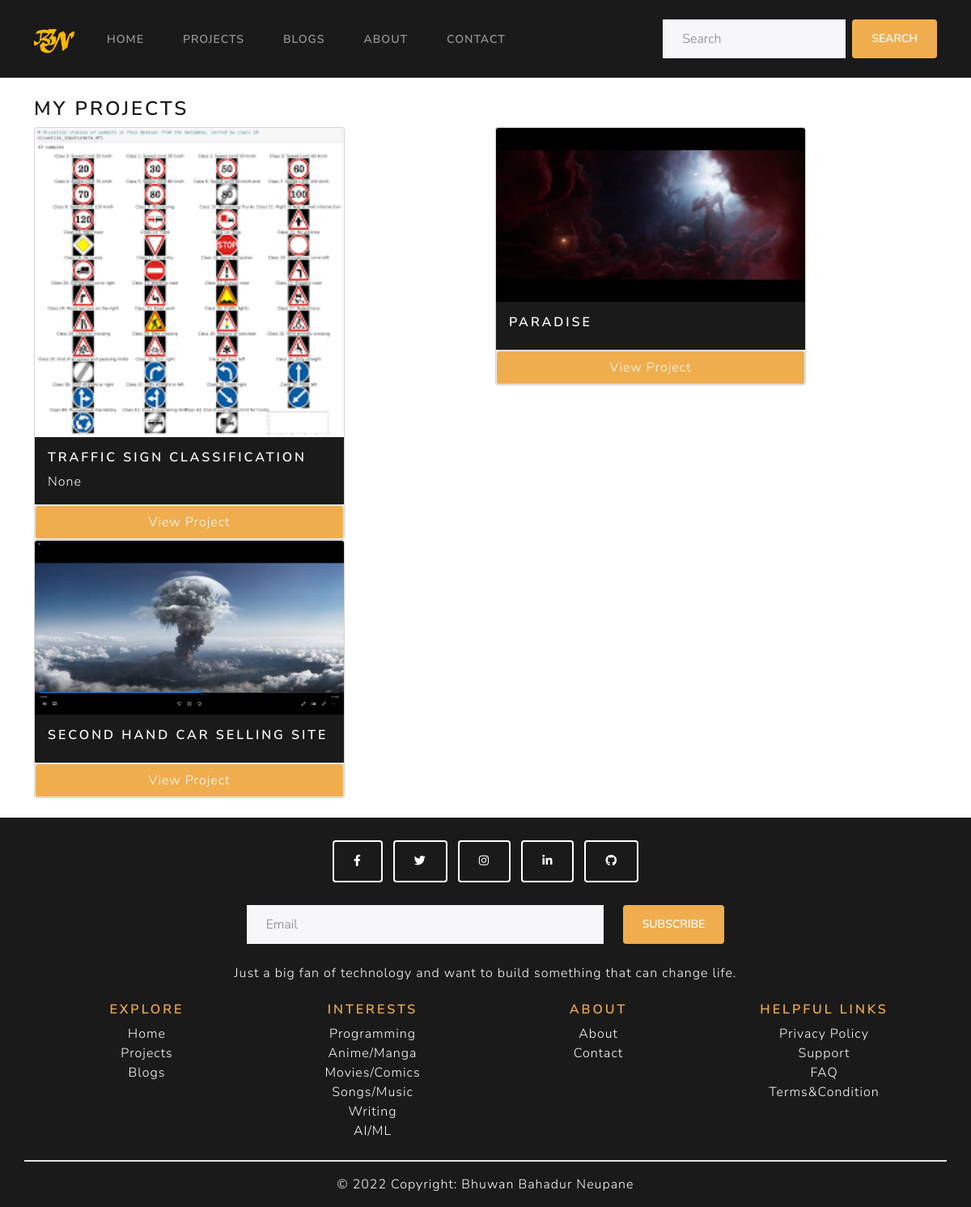
The app's page /portfolio with its own data.
### portfolio/models.py (models this page shows, shortened)
class Portfolio(models.Model):
	id = models.AutoField(primary_key=True)
	title = models.CharField(max_length=400)
	image = models.ImageField(upload_to='media/', blank=True, null=True)
	summary = models.TextField(null=True, blank=True)
	desc  = RichTextField()
	url = models.URLField( blank=True, null=True)

### portfolio/views.py (the view)
# urls.py: path('', include('portfolio.urls')),
def portfolio (request):
	portfolios = Portfolio.objects.all()
	context = {'portfolios':portfolios}
	return render(request, 'portfolio.html', context=context)

### templates/portfolio.html (shortened to what this page needs)
{% extends 'index.html' %}
{% load static %}
{% block content %}
<div class="container mt-4 mb-4">
	<p class="h3">My Projects</p>
	<div class="row">
    {% if portfolios %}
    {% for x in portfolios %}
	  <div class="col mb-6">
		  <div class="card" style="width: 24rem;">
        <img class="card-img-top" src="{{x.image.url}}" alt="Card image cap">
      <div class="card-body bg-primary">
        <h5 class="card-title text-white">{{x.title}}</h5>
        <p class="card-text text-white">{{x.summary}}</p>
      </div>
      <ul class="list-group">
        <li class="list-group-item  bg-warning text-center text-white"><a class='nav-link text-white' href="{{x.url}}" target='_blank'>View Project</a></li>
      </ul>
    </div>
  </div>
  {% endfor %}
{% endif %}
</div>
</div>
{% endblock content %}

### templates/index.html (shortened to what this page needs)
{% load static %}
<!DOCTYPE html>
<html>
<head>
	<link rel="stylesheet" type="text/css" href="{% static 'css/style.css' %}">
   <link href="https://cdn.jsdelivr.net/npm/bootstrap@5.1.3/dist/css/bootstrap.min.css" rel="stylesheet">
	<link rel="stylesheet" href="https://cdnjs.cloudflare.com/ajax/libs/bootswatch/5.1.3/lux/bootstrap.min.css" />
	<link rel="stylesheet" href="https://pro.fontawesome.com/releases/v5.10.0/css/all.css"/>
</head>
<body>
<nav class="navbar navbar-expand-lg navbar-dark bg-primary">
  <div class="container">
    <img  src="{% static 'img/logo.png' %}" class="navbar-brand img-fluid" height="50px" width="50px" />
    <div class="collapse navbar-collapse" id="navbarSupportedContent">
      <ul class="navbar-nav me-auto">
        <li class="nav-item">
          <a class="nav-link" href="{% url 'home' %}">Home
          </a>
        </li>
        <li class="nav-item">
          <a class="nav-link" href="{% url 'portfolio' %}">Projects</a>
        </li>
        <li class="nav-item">
          <a class="nav-link" href="{% url 'blogs' %}">Blogs</a>
        </li>
        <li class="nav-item">
          <a class="nav-link" href="{% url 'about' %}">About</a>
        </li>
        <li class="nav-item">
        	<a class="nav-link" href="{% url 'contact' %}">Contact</a>
        </li>
      </ul>
      <form class="d-flex">
        <input class="form-control me-sm-2" type="text" placeholder="Search">
        <button class="btn bg-warning text-white" type="submit">Search</button>
      </form>
    </div>
  </div>
</nav>
{% block content %}
{% endblock content %}
<footer class="bg-primary text-center text-white">
  <div class="container p-4">
    <section class="mb-4">
      <a class="btn btn-outline-light btn-floating m-1" href="#!" role="button"
        ><i class="fab fa-facebook-f"></i
      ></a>
      <a class="btn btn-outline-light btn-floating m-1" href="#!" role="button"
        ><i class="fab fa-twitter"></i
      ></a>
      <a class="btn btn-outline-light btn-floating m-1" href="#!" role="button"
        ><i class="fab fa-instagram"></i
      ></a>
      <a class="btn btn-outline-light btn-floating m-1" href="#!" role="button"
        ><i class="fab fa-linkedin-in"></i
      ></a>
      <a class="btn btn-outline-light btn-floating m-1" href="#!" role="button"
        ><i class="fab fa-github"></i
      ></a>
    </section>
    <section class="">
      <form action="">
        <div class="row d-flex justify-content-center">
          <div class="col-md-5 col-12">
            <div class="form-outline form-white mb-4">
              <input type="email" class="form-control"  placeholder="Email" />
            </div>
          </div>
          <div class="col-auto">
            <button type="submit" class="btn bg-warning text-white mb-4">
              Subscribe
            </button>
          </div>
        </div>
      </form>
    </section>
    <section class="mb-4">
      <p>
       Just a big fan of technology and want to build something that can change life.
      </p>
    </section>
    <section class="">
      <div class="row">
        <div class="col-lg-3 col-md-6 mb-4 mb-md-0">
          <h5 class="text-uppercase text-warning">Explore</h5>
          <ul class="list-unstyled mb-0">
            <li>
              <a href="{% url 'home' %}" class="text-white nav-link">Home</a>
            </li>
              <li>
              <a href="{% url 'portfolio' %}" class="text-white nav-link">Projects</a>
            </li>
            <li>
              <a href="{% url 'blogs' %}" class="text-white nav-link">Blogs</a>
            </li>
          </ul>
        </div>
        <div class="col-lg-3 col-md-6 mb-4 mb-md-0">
          <h5 class="text-uppercase text-warning">Interests</h5>
          <ul class="list-unstyled mb-0">
              <li>
              <a href="#!" class="text-white nav-link">Programming</a>
            </li>
            <li>
              <a href="#!" class="text-white nav-link">Anime/Manga</a>
            </li>
            <li>
              <a href="#!" class="text-white nav-link">Movies/Comics</a>
            </li>
            <li>
              <a href="#!" class="text-white nav-link">Songs/Music</a>
            </li>
            <li>
              <a href="#!" class="text-white nav-link">Writing</a>
            </li>
            <li>
              <a href="#!" class="text-white nav-link">AI/ML</a>
            </li>
          </ul>
        </div>
        <div class="col-lg-3 col-md-6 mb-4 mb-md-0">
          <h5 class="text-uppercase text-warning ">About</h5>
          <ul class="list-unstyled mb-0">
            <li>
              <a href="{% url 'about' %}" class="text-white nav-link">About</a>
            </li>
            <li>
              <a href="{% url 'contact' %}" class="text-white nav-link">Contact</a>
            </li>
          </ul>
        </div>
        <div class="col-lg-3 col-md-6 mb-4 mb-md-0">
          <h5 class="text-uppercase text-warning">Helpful Links</h5>
          <ul class="list-unstyled mb-0">
            <li>
              <a href="#!" class="text-white nav-link">Privacy Policy</a>
            </li>
            <li>
              <a href="#!" class="text-white nav-link">Support</a>
            </li>
             <li>
              <a href="{% url 'faq' %}" class="text-white nav-link">FAQ</a>
            </li>
            <li>
              <a href="#!" class="text-white nav-link">Terms&Condition</a>
            </li>
          </ul>
        </div>
      </div>
    </section>
  </div>
  <div class=" container bg-light"></div>
  <div class="text-center p-3 navbar-dark bg-primary" style="background-color: rgba(0, 0, 0, 0.2);">
    © {% now 'Y' %} Copyright:
    Bhuwan Bahadur Neupane
  </div>
</footer>
</body>
</html>

### static/css/style.css (style rules this page uses)
* { box-sizing: border-box; }
body { margin: 0; font-family: Arial, Helvetica, sans-serif; }

### records on screen
Portfolio: image (picture), title "TRAFFIC SIGN CLASSIFICATION", summary "None"
Portfolio: image (picture), title "PARADISE"
Portfolio: image (picture), title "SECOND HAND CAR SELLING SITE"
